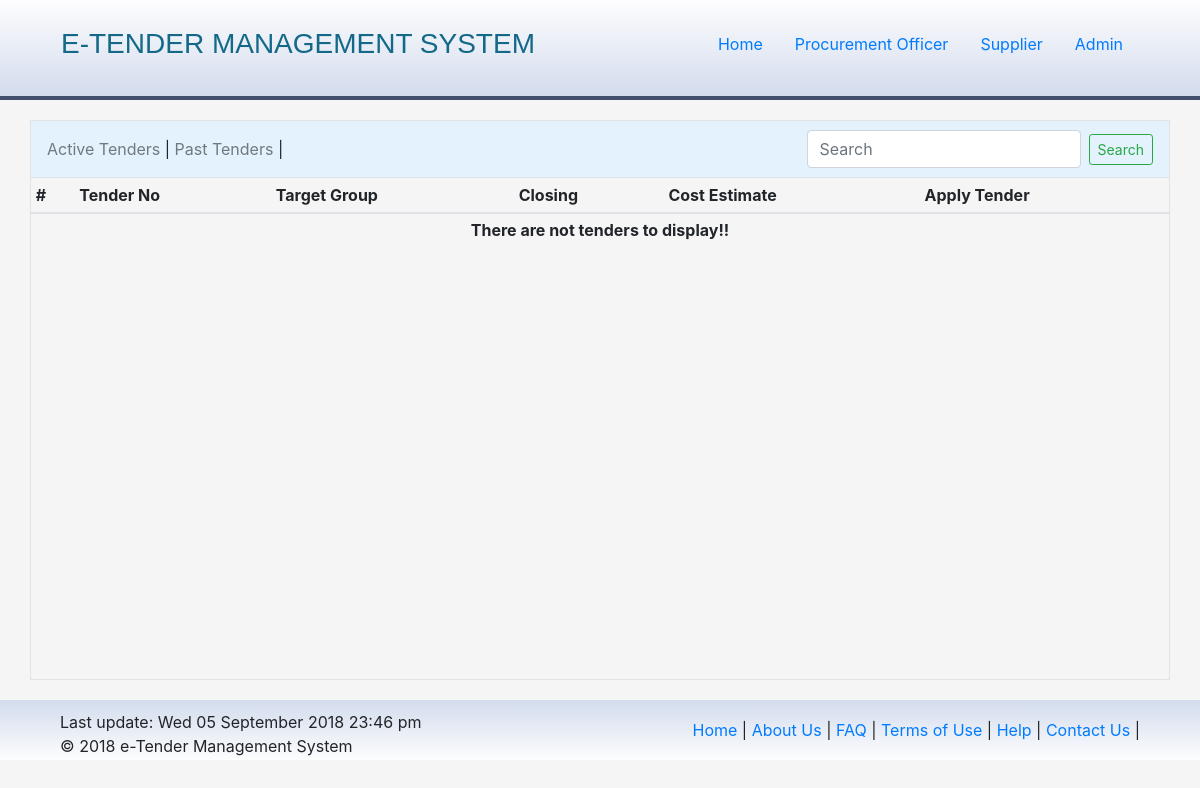
/, run on an earlier commit of the app's database.
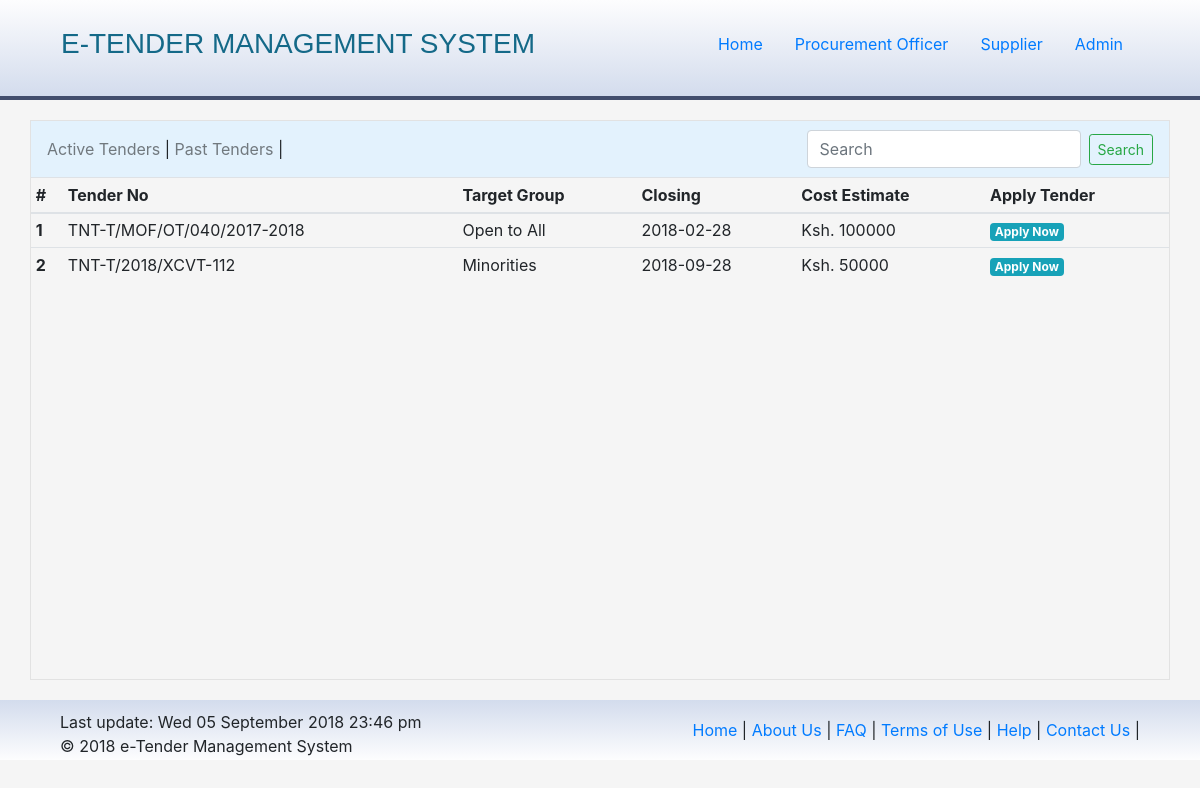
And on a later commit of the database.
### tables this page shows
CREATE TABLE `tenders` (
  `_id` int(11) NOT NULL,
  `tender_number` varchar(100) NOT NULL,
  `tender_cat` varchar(50) NOT NULL,
  `tender_type` varchar(50) NOT NULL,
  `tender_security` varchar(50) NOT NULL DEFAULT '0',
  `tender_closing` varchar(100) NOT NULL,
  `tender_desc` text NOT NULL,
  `added_by` varchar(100) NOT NULL,
  `approved` tinyint(1) NOT NULL DEFAULT '0',
  `tender_bids` int(11) NOT NULL,
  `awarded` tinyint(1) NOT NULL,
  `tender_awarded` varchar(100) DEFAULT NULL,
  `bid_amount` int(11) DEFAULT NULL,
  `expired` tinyint(1) NOT NULL DEFAULT '0',
  `dateadded` timestamp NOT NULL DEFAULT CURRENT_TIMESTAMP
);

### index.php (the view, shortened to what this page needs)
<?php
  include 'include/head.php';
?>
<div class="container body padding0">
  <?php
    include 'include/navigation.php';
  ?>
  <table class="table table-sm table-hover table-tenders">
    <thead>
      <tr>
        <th scope="col">#</th>
        <th scope="col">Tender No</th>
        <th scope="col">Target Group</th>
        <th scope="col">Closing</th>
        <th scope="col">Cost Estimate</th>
        <th scope="col">Apply Tender</th>
      </tr>
    </thead>
    <tbody>
      <?php
        $sql = "SELECT * FROM tenders WHERE expired = '0' AND awarded = '0'";
        $query = mysqli_query($db, $sql);
        if (mysqli_num_rows($query) < 1) {
          echo "<tr>
                  <th colspan='6' class='text-center'>There are not tenders to display!!</th>
                </tr>";
        }
        $count = 0;
        while ($row = mysqli_fetch_assoc($query)) {
          $_id = $row['_id'];
          $t_num = $row['tender_number'];
          $t_cat = $row['tender_cat'];
          $t_desc = $row['tender_desc'];
          $t_closing = $row['tender_closing'];
          $t_security = $row['tender_security'];
          $count++;
          switch ($t_cat) {
            case 'm':
              $category = "Minorities";
              break;
            case 'oa':
              $category = "Open to All";
              break;
          }
          $u_company = $_SESSION['_user']['company'];
          $sql_c = "SELECT * FROM tenders_applications WHERE tender = '$_id' AND company = '$u_company'";
          $query_c = mysqli_query($db, $sql_c);
          if (mysqli_num_rows($query_c) > 0) {
            $url = 'bid.php?id='.$_id;
            $btn = "<a href='$url' class='badge badge-info'>Bid Now</a>";
          } else {
              $url = 'apply.php?id='.$_id;
              $btn = "<a href='$url' class='badge badge-info'>Apply Now</a>";
          }
          echo "
            <tr class='t-row'>
              <th scope='row'>$count</th>
              <td><span data-container='body' data-toggle='popover' title='$t_num' data-placement='bottom' data-content='$t_desc'>$t_num</span></td>
              <td>$category</td>
              <td>$t_closing</td>
              <td>Ksh. $t_security</td>
              <td>$btn</td>
            </tr>
          ";
        }
      ?>
    </tbody>
  </table>
<?php
  include 'include/footer.php';
?>

What changed in the data, as far as the page shows it:
now on this page (row edited): tenders: tender_number "TNT-T/MOF/OT/040/2017-2018", tender_cat "Open to All", tender_closing "2018-02-28", tender_security "100000"
added tenders: tender_number "TNT-T/2018/XCVT-112", tender_cat "Minorities", tender_closing "2018-09-28", tender_security "50000"
Also different on the page:
text no longer shown: "There are not tenders to display!!"
